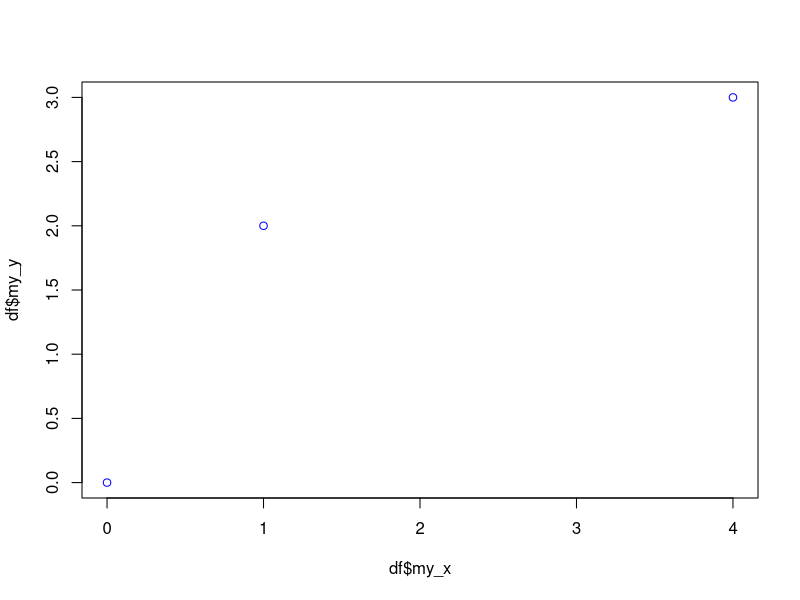
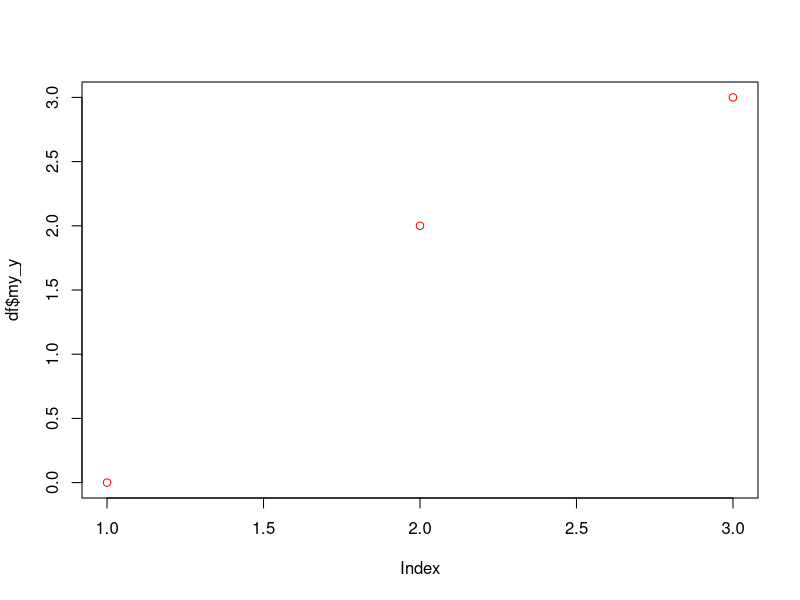

Source code (R) for these figures, in order: (Note: this script raises an error after producing the figures.)
## ---- chunk 1
# pre exercise code here

## ---- chunk 2
# create a toy data frame
df <- data.frame(my_x = c(0,1,4), my_y = c(0,2,3))

# draw a scatter plot
plot(df$my_x, df$my_y, col="blue")

# when given just one variable, plot() assumes the indexes on the x axis
plot(df$my_y, col="red")


## ---- chunk 3
#solution code

## ---- chunk 4

# tests:
test_output_contains("plot(df$my_x, df$my_y)")
test_output_contains("plot(df$my_y)")
# test_object("object_name)
# test_function("function_name", args=c("arg1"))

# test error
test_error()


# Final message the student will see upon completing the exercise
success_msg("Good work!")

## ---- chunk 5
# pre exercise code here

# create a data frame object US
US <- data.frame(State = row.names(state.x77))
US <- cbind(US, as.data.frame(state.x77, row.names=F))

# add a population density factor
pop_area <- with(US, Population/Area)
breaks <- quantile(pop_area, probs=c(0,0.33,0.66,1))
US$PoptoArea <- factor(cut(pop_area, breaks=breaks, include.lowest = T),
                       labels=c("low","medium","high"))
colnames(US)[c(5,7)] <- c("Life_Exp","HS_Grad")
## ---- chunk 6
# data frame US is available

# Draw a scatter plot of Illiteracy and Murder in data frame US using plot()


# Compute the correlation between Illiteracy and Murder


# Compute the same correction with a confidence interval using cor.test()


## ---- chunk 7
# data frame US is available

# Draw a scatter plot of Illiteracy and Murder in US
plot(US$Illiteracy, US$Murder)

# Compute the correlation between Illiteracy and Murder
cor(US$Illiteracy, US$Murder)

# Compute the same correlation with a confidence interval
cor.test(US$Illiteracy, US$Murder)


## ---- chunk 8

# tests
test_function("plot", args=c("x","y"))
test_function("cor", args=c("x","y"))
test_function("cor.test", args=c("x","y"))

# test error
test_error()


# Final message the student will see upon completing the exercise
success_msg("Good work!")

## ---- chunk 9
# pre exercise code here

# create a data frame object US
US <- data.frame(State = row.names(state.x77))
US <- cbind(US, as.data.frame(state.x77, row.names=F))

# add a population density factor
pop_area <- with(US, Population/Area)
breaks <- quantile(pop_area, probs=c(0,0.33,0.66,1))
US$PoptoArea <- factor(cut(pop_area, breaks=breaks, include.lowest = T),
                       labels=c("low","medium","high"))
colnames(US)[c(5,7)] <- c("Life_Exp","HS_Grad")

## ---- chunk 10
# data frame US is available

# Create object my_fit explaining Murder with Illiteracy in data frame US
my_fit <- lm(0 ~ 1, data=NULL)

# Use summary() on the object my_fit



## ---- chunk 11
# data frame US is available

# create object my_fit explaining Murder with Illiteracy in data frame US
my_fit <- lm(Murder ~ Illiteracy, data=US)

# use summary on the object my_fit
summary(my_fit)


## ---- chunk 12

# tests
test_function("lm", args=c("formula", "data"))
test_function("summary", args="object")

# test error
test_error()


# Final message the student will see upon completing the exercise
success_msg("Great job, now let's interpret the results!")

## ---- chunk 13
# pre exercise code here


# create a data frame object US
US <- data.frame(State = row.names(state.x77))
US <- cbind(US, as.data.frame(state.x77, row.names=F))

# add a population density factor
pop_area <- with(US, Population/Area)
breaks <- quantile(pop_area, probs=c(0,0.33,0.66,1))
US$PoptoArea <- factor(cut(pop_area, breaks=breaks, include.lowest = T),
                       labels=c("low","medium","high"))
colnames(US)[c(5,7)] <- c("Life_Exp","HS_Grad")

# create object my_fit explaining Murder with Illiteracy in data frame US
my_fit <- lm(Murder ~ Illiteracy, data=US)

## ---- chunk 14

# example tests:
msg1 = "2.4 is the estimate for the intercept (a). This tells you what Murder would be if Illiteracy were zero."
msg2 = "The coefficient estimate of Illiteracy (b) is positive so they change to the same direction. Their linear relationship is statistically significant."
msg3 = "Correct!"
msg4 = "According to the computed p-value, it is very unlikely that the coefficient of Illiteracy should be zero (meaning there is no linear relationship). Hence, the relationship is statistically significant."

test_mc(correct=3, feedback_msgs=c(msg1, msg2,msg3,msg4))

# test error
test_error()

# Final message the student will see upon completing the exercise
success_msg("Awsome work!")

## ---- chunk 15
# pre exercise code here

# create a data frame object US
US <- data.frame(State = row.names(state.x77))
US <- cbind(US, as.data.frame(state.x77, row.names=F))

# add a population density factor
pop_area <- with(US, Population/Area)
breaks <- quantile(pop_area, probs=c(0,0.33,0.66,1))
US$PoptoArea <- factor(cut(pop_area, breaks=breaks, include.lowest = T),
                       labels=c("low","medium","high"))
colnames(US)[c(5,7)] <- c("Life_Exp","HS_Grad")

# Create object my_fit explaining Murder with Illiteracy in data frame US
my_fit <- lm(Murder ~ Illiteracy, data=US)

# Create object prediction by access the fitted values in my_fit
predictions <- my_fit$fitted.values
## ---- chunk 16
# data frame US is available

# Create object my_fit explaining Murder with Illiteracy in data frame US
my_fit <- lm(Murder ~ Illiteracy, data=US)

# Create object prediction by accessing fitted.values in my_fit
predictions <- my_fit$fitted.values

# Create object sq_errors by accessing residuals in my_fit and raise them to the power of two


# Draw a scatter plot of predictions and squared errors


## ---- chunk 17
# Create object my_fit explaining Murder with Illiteracy in data frame US
my_fit <- lm(Murder ~ Illiteracy, data=US)

# Create object prediction by access the fitted values in my_fit
predictions <- my_fit$fitted.values

# Create object sq_errors by accessing residuals in my_fit and raise them to the power of two
sq_errors <- my_fit$residuals^2

# Draw a scatter plot of predictions and squared errors
plot(predictions, sq_errors)

## ---- chunk 18

# tests
test_function("plot", args=c("x","y"))

# test error
test_error()


# Final message the student will see upon completing the exercise
success_msg("Great work! One more to go.")

## ---- chunk 19
# pre exercise code here

# create a data frame object US
US <- data.frame(State = row.names(state.x77))
US <- cbind(US, as.data.frame(state.x77, row.names=F))

# add a population density factor
pop_area <- with(US, Population/Area)
breaks <- quantile(pop_area, probs=c(0,0.33,0.66,1))
US$PoptoArea <- factor(cut(pop_area, breaks=breaks, include.lowest = T),
                       labels=c("low","medium","high"))
colnames(US)[c(5,7)] <- c("Life_Exp","HS_Grad")

# Create object my_fit explaining Murder with Illiteracy in data frame US
my_fit <- lm(Murder ~ Illiteracy, data=US)
errors <- my_fit$residuals
## ---- chunk 20
# Create object my_fit explaining Murder with Illiteracy in data frame US
my_fit <- lm(Murder ~ Illiteracy, data=US)
errors <- my_fit$residuals

# Draw a histogram of the errors using hist()


# Draw a qqplot of the errors using qqnorm()


# add a line to the plot with qqline()

## ---- chunk 21
# create object my_fit explaining Murder with Illiteracy in data frame US
my_fit <- lm(Murder ~ Illiteracy, data=US)
errors <- my_fit$residuals

# draw a histogram of the errors using hist()
hist(errors)

# draw a qqplot of the errors using qqnorm()
qqnorm(errors)

# add a line to the plot with qqline()
qqline(errors)


## ---- chunk 22

# tests
test_function("qqnorm", args="y")
test_function("qqline", args="y")

# test error
test_error()


# Final message the student will see upon completing the exercise
success_msg("Awsome work! Now you know how to fit and validate linear models!")

